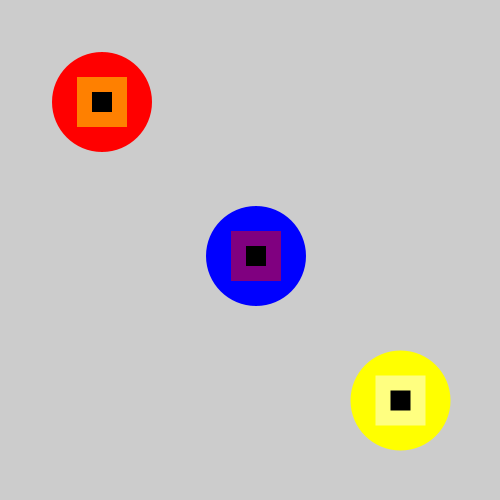
Frame 1 (no input)
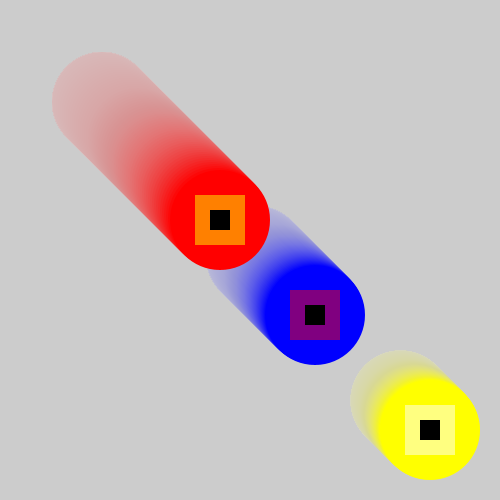
Frame 60 (the mouse pressed at the canvas centre just before this capture)
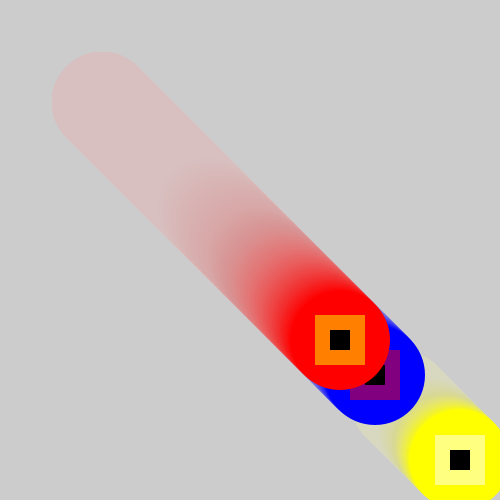
Frame 120 (the mouse held since frame 60 and released just before this capture)

The Processing sketch that drew these frames (run headless with seeded random() and noise(); from frame 60 on, the mouse is pressed at the canvas centre):

// Processing sketch: processing_186142
// ── processing_186142.pde

class machi {
  color c;
  float x;
  float y;
  float s;

machi(float xx,float yy,color cc,float ss){
  x=xx;
  y=yy;
  c=cc;
  s=ss;
}
void update(){
  x = x +s;
  y = y +s;
}

void display(){
  fill(c);
  ellipse(x,y,100,100);
  fill(c/2);
  rectMode(CENTER);
  rect(x,y,50,50);
  fill(0);
  rect(x,y,20,20);
}
  }

machi newMachi;
machi newMachi2;
machi newMachi3;


void setup(){
  size(500,500);
  smooth();
  newMachi = new machi (255,255,color(0,0,255),1);
  newMachi2= new machi (100,100,color(255,0,0),2);
  newMachi3= new machi (400,400,color(255,255,0),0.5);
}

void draw(){
  pushMatrix();
  rectMode(CORNER);
  noStroke();
fill(200,10);
rect(0,0,500,500);
popMatrix();
 newMachi.update();
newMachi.display();
newMachi2.update();
newMachi2.display();
newMachi3.update();
newMachi3.display();

}

  
